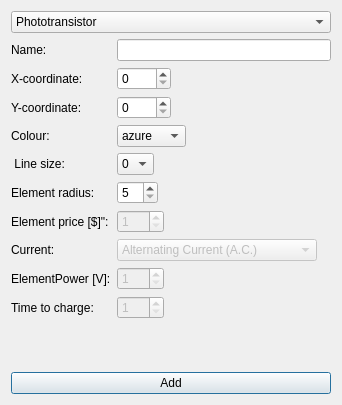
<?xml version="1.0" encoding="UTF-8"?>
<ui version="4.0">
 <class>addElement</class>
 <widget class="QDialog" name="addElement">
  <property name="geometry">
   <rect>
    <x>0</x>
    <y>0</y>
    <width>342</width>
    <height>405</height>
   </rect>
  </property>
  <property name="sizePolicy">
   <sizepolicy hsizetype="Preferred" vsizetype="Maximum">
    <horstretch>0</horstretch>
    <verstretch>0</verstretch>
   </sizepolicy>
  </property>
  <property name="windowTitle">
   <string>Add Element</string>
  </property>
  <layout class="QVBoxLayout" name="verticalLayout">
   <item>
    <widget class="QComboBox" name="addElementBox">
     <item>
      <property name="text">
       <string>Phototransistor</string>
      </property>
     </item>
     <item>
      <property name="text">
       <string>Voltage Source</string>
      </property>
     </item>
     <item>
      <property name="text">
       <string>Schottky Diode</string>
      </property>
     </item>
     <item>
      <property name="text">
       <string>Battery</string>
      </property>
     </item>
    </widget>
   </item>
   <item>
    <layout class="QFormLayout" name="formLayout">
     <property name="fieldGrowthPolicy">
      <enum>QFormLayout::ExpandingFieldsGrow</enum>
     </property>
     <item row="1" column="0">
      <widget class="QLabel" name="xLabel">
       <property name="text">
        <string>X-coordinate:</string>
       </property>
      </widget>
     </item>
     <item row="1" column="1">
      <widget class="QSpinBox" name="xSpinBox">
       <property name="maximum">
        <number>2000</number>
       </property>
       <property name="singleStep">
        <number>10</number>
       </property>
      </widget>
     </item>
     <item row="2" column="0">
      <widget class="QLabel" name="yLabel">
       <property name="text">
        <string>Y-coordinate:</string>
       </property>
      </widget>
     </item>
     <item row="2" column="1">
      <widget class="QSpinBox" name="ySpinBox">
       <property name="maximum">
        <number>2000</number>
       </property>
       <property name="singleStep">
        <number>10</number>
       </property>
      </widget>
     </item>
     <item row="3" column="0">
      <widget class="QLabel" name="colourLabel">
       <property name="text">
        <string>Colour:</string>
       </property>
      </widget>
     </item>
     <item row="3" column="1">
      <widget class="QComboBox" name="colourBox">
       <property name="sizePolicy">
        <sizepolicy hsizetype="Preferred" vsizetype="Preferred">
         <horstretch>0</horstretch>
         <verstretch>0</verstretch>
        </sizepolicy>
       </property>
       <item>
        <property name="text">
         <string>azure</string>
        </property>
       </item>
       <item>
        <property name="text">
         <string>blue</string>
        </property>
       </item>
       <item>
        <property name="text">
         <string>brown</string>
        </property>
       </item>
       <item>
        <property name="text">
         <string>gray</string>
        </property>
       </item>
       <item>
        <property name="text">
         <string>green</string>
        </property>
       </item>
       <item>
        <property name="text">
         <string>orange</string>
        </property>
       </item>
       <item>
        <property name="text">
         <string>pink</string>
        </property>
       </item>
       <item>
        <property name="text">
         <string>red</string>
        </property>
       </item>
       <item>
        <property name="text">
         <string>violet</string>
        </property>
       </item>
       <item>
        <property name="text">
         <string>yellow</string>
        </property>
       </item>
      </widget>
     </item>
     <item row="4" column="0">
      <widget class="QLabel" name="lineSizeLabel">
       <property name="text">
        <string> Line size:</string>
       </property>
      </widget>
     </item>
     <item row="4" column="1">
      <widget class="QComboBox" name="lineSizeBox">
       <property name="enabled">
        <bool>true</bool>
       </property>
       <property name="sizePolicy">
        <sizepolicy hsizetype="Preferred" vsizetype="Fixed">
         <horstretch>0</horstretch>
         <verstretch>0</verstretch>
        </sizepolicy>
       </property>
       <item>
        <property name="text">
         <string>0</string>
        </property>
       </item>
       <item>
        <property name="text">
         <string>1</string>
        </property>
       </item>
       <item>
        <property name="text">
         <string>2</string>
        </property>
       </item>
       <item>
        <property name="text">
         <string>3</string>
        </property>
       </item>
       <item>
        <property name="text">
         <string>4</string>
        </property>
       </item>
       <item>
        <property name="text">
         <string>5</string>
        </property>
       </item>
       <item>
        <property name="text">
         <string>6</string>
        </property>
       </item>
      </widget>
     </item>
     <item row="5" column="0">
      <widget class="QLabel" name="elementRadiusLabel">
       <property name="text">
        <string>Element radius:</string>
       </property>
      </widget>
     </item>
     <item row="5" column="1">
      <widget class="QSpinBox" name="elementRadiusSpinBox">
       <property name="enabled">
        <bool>true</bool>
       </property>
       <property name="minimum">
        <number>5</number>
       </property>
       <property name="maximum">
        <number>25</number>
       </property>
      </widget>
     </item>
     <item row="6" column="0">
      <widget class="QLabel" name="elementPriceLabel">
       <property name="text">
        <string>Element price [$]&quot;:</string>
       </property>
      </widget>
     </item>
     <item row="6" column="1">
      <widget class="QSpinBox" name="elementPriceSpinBox">
       <property name="enabled">
        <bool>false</bool>
       </property>
       <property name="minimum">
        <number>1</number>
       </property>
       <property name="maximum">
        <number>999</number>
       </property>
      </widget>
     </item>
     <item row="7" column="0">
      <widget class="QLabel" name="currentLabel">
       <property name="text">
        <string>Current:</string>
       </property>
      </widget>
     </item>
     <item row="7" column="1">
      <widget class="QComboBox" name="currentComboBox">
       <property name="enabled">
        <bool>false</bool>
       </property>
       <property name="sizePolicy">
        <sizepolicy hsizetype="Preferred" vsizetype="Maximum">
         <horstretch>0</horstretch>
         <verstretch>0</verstretch>
        </sizepolicy>
       </property>
       <property name="minimumSize">
        <size>
         <width>200</width>
         <height>0</height>
        </size>
       </property>
       <item>
        <property name="text">
         <string>Alternating Current (A.C.)</string>
        </property>
       </item>
       <item>
        <property name="text">
         <string>Direct Current (D.C.)</string>
        </property>
       </item>
      </widget>
     </item>
     <item row="8" column="0">
      <widget class="QLabel" name="elementPowerLabel">
       <property name="text">
        <string>ElementPower [V]:</string>
       </property>
      </widget>
     </item>
     <item row="8" column="1">
      <widget class="QSpinBox" name="elementPowerPinBox">
       <property name="enabled">
        <bool>false</bool>
       </property>
       <property name="minimum">
        <number>1</number>
       </property>
       <property name="maximum">
        <number>999</number>
       </property>
      </widget>
     </item>
     <item row="9" column="0">
      <widget class="QLabel" name="elementTimeLabel">
       <property name="text">
        <string>Time to charge:</string>
       </property>
      </widget>
     </item>
     <item row="9" column="1">
      <widget class="QSpinBox" name="elementTimePinBox">
       <property name="enabled">
        <bool>false</bool>
       </property>
       <property name="minimum">
        <number>1</number>
       </property>
       <property name="maximum">
        <number>999</number>
       </property>
       <property name="singleStep">
        <number>1</number>
       </property>
      </widget>
     </item>
     <item row="0" column="0">
      <widget class="QLabel" name="nameLabel">
       <property name="text">
        <string>Name:</string>
       </property>
      </widget>
     </item>
     <item row="0" column="1">
      <widget class="QLineEdit" name="nameLineEdit"/>
     </item>
    </layout>
   </item>
   <item>
    <widget class="QPushButton" name="okPushButton">
     <property name="text">
      <string>Add</string>
     </property>
     <property name="autoDefault">
      <bool>true</bool>
     </property>
     <property name="default">
      <bool>true</bool>
     </property>
     <property name="flat">
      <bool>false</bool>
     </property>
    </widget>
   </item>
  </layout>
 </widget>
 <tabstops>
  <tabstop>addElementBox</tabstop>
  <tabstop>nameLineEdit</tabstop>
  <tabstop>xSpinBox</tabstop>
  <tabstop>ySpinBox</tabstop>
  <tabstop>colourBox</tabstop>
  <tabstop>lineSizeBox</tabstop>
  <tabstop>elementRadiusSpinBox</tabstop>
  <tabstop>elementPriceSpinBox</tabstop>
  <tabstop>currentComboBox</tabstop>
  <tabstop>elementPowerPinBox</tabstop>
  <tabstop>elementTimePinBox</tabstop>
  <tabstop>okPushButton</tabstop>
 </tabstops>
 <resources/>
 <connections/>
</ui>
